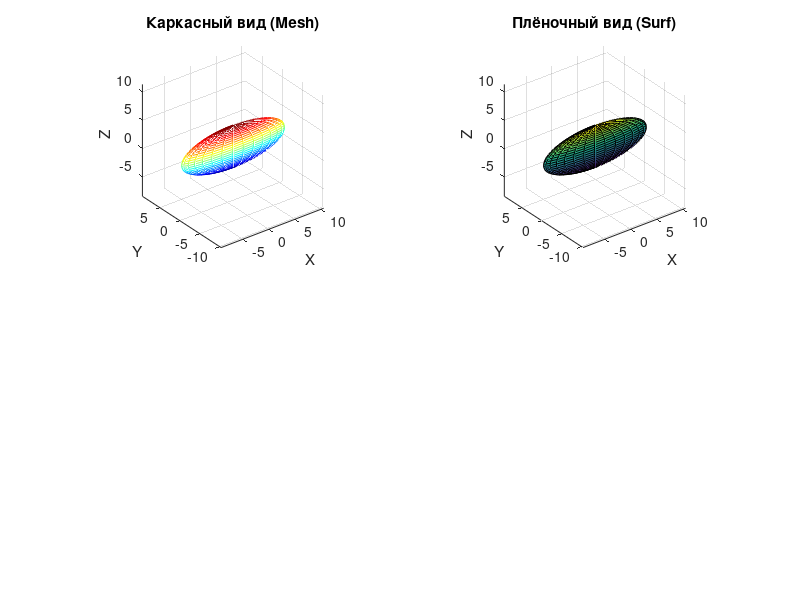

The MATLAB script that drew this image: (Note: this script raises an error after producing the figure.)
clc; clear; close all;

a = 9.88;
b = 1.25;
c = 3.64;
x0 = 0.70;
y0 = -0.50;
z0 = 1.45;

[X1, Y1, Z1] = ellipsoid(x0, y0, z0, a, b, c, 30);

figure('Name', 'Отображение поверхностей', 'NumberTitle', 'off');


subplot(2, 2, 1);
mesh(X1, Y1, Z1); 
title('Каркасный вид (Mesh)');
xlabel('X'); ylabel('Y'); zlabel('Z');
grid on;
axis equal; 
colormap(gca, 'jet'); 


subplot(2, 2, 2);
surf(X1,Y1,Z1);
title('Плёночный вид (Surf)');
xlabel('X'); ylabel('Y'); zlabel('Z');
grid on;
axis equal;
colormap(gca, 'parula'); 


a = 1.33;
b = -6.73;
x0 = -1.19;
y0 = 1.47;
z0 = 1.00;
[X2, Y2] = meshgrid(-2*abs(a)+x0:0.2:2*abs(a)+x0, -abs(b)+y0:0.2:abs(b)+y0); 

Z2 = z0 + ((X2 - x0).^2)/(a^2) - ((Y2 -y0).^2)/(b^2)


subplot(2, 2, 3);
mesh(X2, Y2, Z2); 
title('Каркасный вид (Mesh)');
xlabel('X'); ylabel('Y'); zlabel('Z');
grid on;
axis equal; 
colormap(gca, 'cool'); 


subplot(2, 2, 4);
surf(X2,Y2,Z2);
title('Плёночный вид (Surf)');
xlabel('X'); ylabel('Y'); zlabel('Z');
colormap(gca, 'summer'); 
grid on;
axis equal;




figure('Name', 'Отображение эллипсоида', 'NumberTitle', 'off');

subplot(2, 2, 1);
mesh(X1, Y1, Z1); 
title('Каркасный вид (Mesh)');
xlabel('X'); ylabel('Y'); zlabel('Z');
grid on;
axis equal; 
colormap(gca, 'jet'); 
view(-55, 20);

subplot(2, 2, 2);
surf(X1,Y1,Z1);
title('Плёночный вид (Surf)');
xlabel('X'); ylabel('Y'); zlabel('Z');
grid on;
axis equal;
colormap(gca, 'cool'); 

view(45, 45);

subplot(2, 2, 3);
surf(X1,Y1,Z1);
title('Плёночный вид (Surf)');
xlabel('X'); ylabel('Y'); zlabel('Z');
grid on;
axis equal;
colormap(gca, 'spring'); 
view(-45, 16);



subplot(2, 2, 4);
contourf(X1,Y1,Z1);

title('Топографический (contourf)');
xlabel('X'); ylabel('Y'); zlabel('Z');
grid on;
axis image;
colormap(gca, 'spring'); 





figure('Name', 'Отображение гиперболического параболоида', ...
    'NumberTitle', 'off');




subplot(2, 2, 1);
surf(X2, Y2, Z2); 

shading interp;
camlight('headlight')

title('Свет сверху');
xlabel('X'); ylabel('Y'); zlabel('Z');
grid on;
axis equal; 
colormap(gca, 'cool'); 



subplot(2, 2, 2);
surf(X2, Y2, Z2); 

shading interp;
camlight('right')
lighting gouraud
view(30, 40)

title('Свет справа');
xlabel('X'); ylabel('Y'); zlabel('Z');
grid on;
axis equal; 
colormap(gca, 'cool'); 



subplot(2, 2, 3);
surf(X2, Y2, Z2); 

shading interp;
lighting gouraud
camlight('left')
view(-60, 20)

title('Свет слева');
xlabel('X'); ylabel('Y'); zlabel('Z');
grid on;
axis equal; 
colormap(gca, 'cool'); 



subplot(2, 2, 4);
surf(X2, Y2, Z2); 

shading interp;
lighting flat
camlight(40,30)
view(50, 50)

title('Плоский свет');
xlabel('X'); ylabel('Y'); zlabel('Z');
grid on;
axis equal; 
colormap(gca, 'cool'); 
